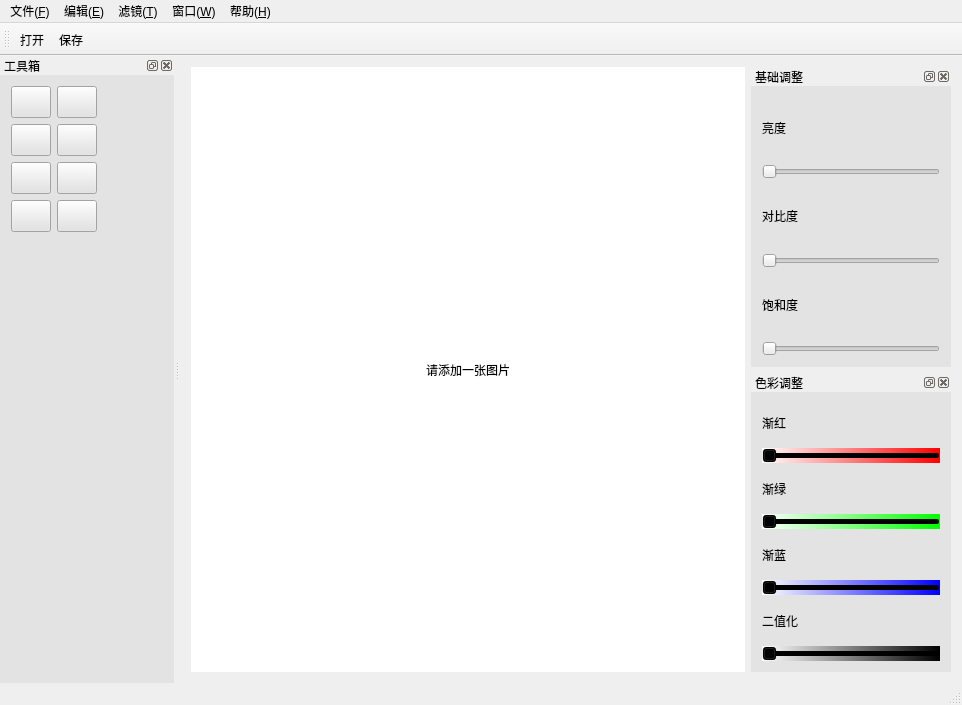
<?xml version="1.0" encoding="UTF-8"?>
<ui version="4.0">
 <class>MainWindow</class>
 <widget class="QMainWindow" name="MainWindow">
  <property name="geometry">
   <rect>
    <x>0</x>
    <y>0</y>
    <width>962</width>
    <height>705</height>
   </rect>
  </property>
  <property name="windowTitle">
   <string>MainWindow</string>
  </property>
  <widget class="QWidget" name="centralWidget">
   <layout class="QGridLayout" name="gridLayout">
    <item row="0" column="0">
     <layout class="QHBoxLayout" name="horizontalLayout" stretch="8,2">
      <item>
       <widget class="QLabel" name="label">
        <property name="styleSheet">
         <string notr="true">QLabel{
background-color: rgb(255, 255, 255);
}</string>
        </property>
        <property name="text">
         <string>请添加一张图片</string>
        </property>
        <property name="alignment">
         <set>Qt::AlignCenter</set>
        </property>
       </widget>
      </item>
      <item>
       <layout class="QVBoxLayout" name="verticalLayout_3">
        <item>
         <widget class="QDockWidget" name="dockWidget_3">
          <property name="minimumSize">
           <size>
            <width>200</width>
            <height>172</height>
           </size>
          </property>
          <property name="styleSheet">
           <string notr="true">background-color: rgb(227, 227, 227);

</string>
          </property>
          <property name="windowTitle">
           <string>基础调整</string>
          </property>
          <widget class="QWidget" name="dockWidgetContents_3">
           <layout class="QVBoxLayout" name="verticalLayout">
            <item>
             <widget class="QLabel" name="label_9">
              <property name="text">
               <string>亮度</string>
              </property>
             </widget>
            </item>
            <item>
             <widget class="QSlider" name="horizontalSlider">
              <property name="orientation">
               <enum>Qt::Horizontal</enum>
              </property>
             </widget>
            </item>
            <item>
             <widget class="QLabel" name="label_10">
              <property name="text">
               <string>对比度</string>
              </property>
             </widget>
            </item>
            <item>
             <widget class="QSlider" name="horizontalSlider_2">
              <property name="orientation">
               <enum>Qt::Horizontal</enum>
              </property>
             </widget>
            </item>
            <item>
             <widget class="QLabel" name="label_11">
              <property name="text">
               <string>饱和度</string>
              </property>
             </widget>
            </item>
            <item>
             <widget class="QSlider" name="horizontalSlider_3">
              <property name="styleSheet">
               <string notr="true"/>
              </property>
              <property name="orientation">
               <enum>Qt::Horizontal</enum>
              </property>
             </widget>
            </item>
           </layout>
          </widget>
         </widget>
        </item>
        <item>
         <widget class="QDockWidget" name="dockWidget_5">
          <property name="minimumSize">
           <size>
            <width>200</width>
            <height>218</height>
           </size>
          </property>
          <property name="styleSheet">
           <string notr="true">background-color: rgb(227, 227, 227);</string>
          </property>
          <property name="windowTitle">
           <string>色彩调整</string>
          </property>
          <widget class="QWidget" name="dockWidgetContents_7">
           <layout class="QVBoxLayout" name="verticalLayout_2">
            <item>
             <widget class="QLabel" name="label_12">
              <property name="text">
               <string>渐红</string>
              </property>
             </widget>
            </item>
            <item>
             <widget class="QSlider" name="horizontalSlider_4">
              <property name="styleSheet">
               <string notr="true">
background-color: qlineargradient(spread:pad, x1:0, y1:0, x2:1, y2:0, stop:0 rgba(255, 255, 255, 255), stop:1 rgba(255, 0, 0, 255));</string>
              </property>
              <property name="orientation">
               <enum>Qt::Horizontal</enum>
              </property>
             </widget>
            </item>
            <item>
             <widget class="QLabel" name="label_13">
              <property name="text">
               <string>渐绿</string>
              </property>
             </widget>
            </item>
            <item>
             <widget class="QSlider" name="horizontalSlider_5">
              <property name="styleSheet">
               <string notr="true">background-color: qlineargradient(spread:pad, x1:0, y1:0, x2:1, y2:0, stop:0 rgba(255, 255, 255, 255), stop:1 rgba(0, 255, 0, 255));</string>
              </property>
              <property name="orientation">
               <enum>Qt::Horizontal</enum>
              </property>
             </widget>
            </item>
            <item>
             <widget class="QLabel" name="label_14">
              <property name="text">
               <string>渐蓝</string>
              </property>
             </widget>
            </item>
            <item>
             <widget class="QSlider" name="horizontalSlider_6">
              <property name="styleSheet">
               <string notr="true">background-color: qlineargradient(spread:pad, x1:0, y1:0, x2:1, y2:0, stop:0 rgba(255, 255, 255, 255), stop:1 rgba(0, 0, 255, 255));</string>
              </property>
              <property name="orientation">
               <enum>Qt::Horizontal</enum>
              </property>
             </widget>
            </item>
            <item>
             <widget class="QLabel" name="label_15">
              <property name="text">
               <string>二值化</string>
              </property>
             </widget>
            </item>
            <item>
             <widget class="QSlider" name="horizontalSlider_7">
              <property name="styleSheet">
               <string notr="true">background-color: qlineargradient(spread:pad, x1:0, y1:0, x2:1, y2:0, stop:0 rgba(255, 255, 255, 255), stop:1 rgba(0, 0, 0, 255));</string>
              </property>
              <property name="orientation">
               <enum>Qt::Horizontal</enum>
              </property>
             </widget>
            </item>
           </layout>
          </widget>
         </widget>
        </item>
       </layout>
      </item>
     </layout>
    </item>
   </layout>
  </widget>
  <widget class="QMenuBar" name="menuBar">
   <property name="geometry">
    <rect>
     <x>0</x>
     <y>0</y>
     <width>962</width>
     <height>23</height>
    </rect>
   </property>
   <widget class="QMenu" name="menu">
    <property name="title">
     <string>文件(&amp;F)</string>
    </property>
    <addaction name="action_Ctrl_O"/>
    <addaction name="action_Ctrl_S"/>
   </widget>
   <widget class="QMenu" name="menu_E">
    <property name="title">
     <string>编辑(&amp;E)</string>
    </property>
   </widget>
   <widget class="QMenu" name="menu_T">
    <property name="title">
     <string>滤镜(&amp;T)</string>
    </property>
    <addaction name="action_8"/>
   </widget>
   <widget class="QMenu" name="menu_W">
    <property name="title">
     <string>窗口(&amp;W)</string>
    </property>
    <addaction name="action_5"/>
    <addaction name="action_6"/>
    <addaction name="action_7"/>
   </widget>
   <widget class="QMenu" name="menu_H">
    <property name="title">
     <string>帮助(&amp;H)</string>
    </property>
    <addaction name="action_English"/>
    <addaction name="action_4"/>
   </widget>
   <addaction name="menu"/>
   <addaction name="menu_E"/>
   <addaction name="menu_T"/>
   <addaction name="menu_W"/>
   <addaction name="menu_H"/>
  </widget>
  <widget class="QToolBar" name="mainToolBar">
   <attribute name="toolBarArea">
    <enum>TopToolBarArea</enum>
   </attribute>
   <attribute name="toolBarBreak">
    <bool>false</bool>
   </attribute>
   <addaction name="openfile"/>
   <addaction name="savefile"/>
  </widget>
  <widget class="QStatusBar" name="statusBar"/>
  <widget class="QDockWidget" name="dockWidget">
   <property name="minimumSize">
    <size>
     <width>174</width>
     <height>261</height>
    </size>
   </property>
   <property name="styleSheet">
    <string notr="true">background-color: rgb(227, 227, 227);</string>
   </property>
   <property name="windowTitle">
    <string>工具箱</string>
   </property>
   <attribute name="dockWidgetArea">
    <number>1</number>
   </attribute>
   <widget class="QWidget" name="dockWidgetContents">
    <layout class="QFormLayout" name="formLayout">
     <item row="0" column="0">
      <widget class="QPushButton" name="pushButton_7">
       <property name="sizePolicy">
        <sizepolicy hsizetype="Preferred" vsizetype="Preferred">
         <horstretch>0</horstretch>
         <verstretch>0</verstretch>
        </sizepolicy>
       </property>
       <property name="minimumSize">
        <size>
         <width>32</width>
         <height>32</height>
        </size>
       </property>
       <property name="styleSheet">
        <string notr="true">border-image: url(:/image/anticlockwise.png);</string>
       </property>
       <property name="text">
        <string/>
       </property>
       <property name="iconSize">
        <size>
         <width>32</width>
         <height>32</height>
        </size>
       </property>
      </widget>
     </item>
     <item row="0" column="1">
      <widget class="QPushButton" name="pushButton_8">
       <property name="sizePolicy">
        <sizepolicy hsizetype="Fixed" vsizetype="Fixed">
         <horstretch>0</horstretch>
         <verstretch>0</verstretch>
        </sizepolicy>
       </property>
       <property name="minimumSize">
        <size>
         <width>32</width>
         <height>32</height>
        </size>
       </property>
       <property name="styleSheet">
        <string notr="true">border-image: url(:/image/clockwise.png);</string>
       </property>
       <property name="text">
        <string/>
       </property>
      </widget>
     </item>
     <item row="1" column="0">
      <widget class="QPushButton" name="pushButton">
       <property name="sizePolicy">
        <sizepolicy hsizetype="Preferred" vsizetype="Preferred">
         <horstretch>0</horstretch>
         <verstretch>0</verstretch>
        </sizepolicy>
       </property>
       <property name="minimumSize">
        <size>
         <width>32</width>
         <height>32</height>
        </size>
       </property>
       <property name="styleSheet">
        <string notr="true">border-image: url(:/image/flip2.png);</string>
       </property>
       <property name="text">
        <string/>
       </property>
      </widget>
     </item>
     <item row="1" column="1">
      <widget class="QPushButton" name="pushButton_2">
       <property name="sizePolicy">
        <sizepolicy hsizetype="Fixed" vsizetype="Fixed">
         <horstretch>0</horstretch>
         <verstretch>0</verstretch>
        </sizepolicy>
       </property>
       <property name="minimumSize">
        <size>
         <width>32</width>
         <height>32</height>
        </size>
       </property>
       <property name="styleSheet">
        <string notr="true">border-image: url(:/image/flip1.png);</string>
       </property>
       <property name="text">
        <string/>
       </property>
      </widget>
     </item>
     <item row="2" column="0">
      <widget class="QPushButton" name="pushButton_3">
       <property name="sizePolicy">
        <sizepolicy hsizetype="Preferred" vsizetype="Preferred">
         <horstretch>0</horstretch>
         <verstretch>0</verstretch>
        </sizepolicy>
       </property>
       <property name="minimumSize">
        <size>
         <width>32</width>
         <height>32</height>
        </size>
       </property>
       <property name="styleSheet">
        <string notr="true">border-image: url(:/image/fd.png);</string>
       </property>
       <property name="text">
        <string/>
       </property>
      </widget>
     </item>
     <item row="2" column="1">
      <widget class="QPushButton" name="pushButton_4">
       <property name="sizePolicy">
        <sizepolicy hsizetype="Fixed" vsizetype="Fixed">
         <horstretch>0</horstretch>
         <verstretch>0</verstretch>
        </sizepolicy>
       </property>
       <property name="minimumSize">
        <size>
         <width>32</width>
         <height>32</height>
        </size>
       </property>
       <property name="styleSheet">
        <string notr="true">border-image: url(:/image/sx.png);</string>
       </property>
       <property name="text">
        <string/>
       </property>
      </widget>
     </item>
     <item row="3" column="0">
      <widget class="QPushButton" name="pushButton_5">
       <property name="sizePolicy">
        <sizepolicy hsizetype="Preferred" vsizetype="Preferred">
         <horstretch>0</horstretch>
         <verstretch>0</verstretch>
        </sizepolicy>
       </property>
       <property name="minimumSize">
        <size>
         <width>32</width>
         <height>32</height>
        </size>
       </property>
       <property name="styleSheet">
        <string notr="true">border-image: url(:/image/wise.png);</string>
       </property>
       <property name="text">
        <string/>
       </property>
       <property name="iconSize">
        <size>
         <width>32</width>
         <height>32</height>
        </size>
       </property>
      </widget>
     </item>
     <item row="3" column="1">
      <widget class="QPushButton" name="pushButton_6">
       <property name="sizePolicy">
        <sizepolicy hsizetype="Fixed" vsizetype="Fixed">
         <horstretch>0</horstretch>
         <verstretch>0</verstretch>
        </sizepolicy>
       </property>
       <property name="minimumSize">
        <size>
         <width>32</width>
         <height>32</height>
        </size>
       </property>
       <property name="styleSheet">
        <string notr="true">border-image: url(:/image/close.png);</string>
       </property>
       <property name="text">
        <string/>
       </property>
       <property name="iconSize">
        <size>
         <width>32</width>
         <height>32</height>
        </size>
       </property>
      </widget>
     </item>
    </layout>
   </widget>
  </widget>
  <action name="openfile">
   <property name="icon">
    <iconset>
     <normaloff>:/image/filenew.png</normaloff>:/image/filenew.png</iconset>
   </property>
   <property name="text">
    <string>打开</string>
   </property>
   <property name="shortcut">
    <string>Ctrl+O</string>
   </property>
  </action>
  <action name="savefile">
   <property name="icon">
    <iconset>
     <normaloff>:/image/fileopen.png</normaloff>:/image/fileopen.png</iconset>
   </property>
   <property name="text">
    <string>保存</string>
   </property>
   <property name="shortcut">
    <string>Ctrl+S</string>
   </property>
  </action>
  <action name="action_Ctrl_O">
   <property name="icon">
    <iconset>
     <normaloff>:/image/filenew.png</normaloff>:/image/filenew.png</iconset>
   </property>
   <property name="text">
    <string>打开文件(Ctrl+O)</string>
   </property>
  </action>
  <action name="action_Ctrl_S">
   <property name="icon">
    <iconset>
     <normaloff>:/image/fileopen.png</normaloff>:/image/fileopen.png</iconset>
   </property>
   <property name="text">
    <string>保存(Ctrl+S)</string>
   </property>
  </action>
  <action name="action">
   <property name="icon">
    <iconset>
     <normaloff>:/image/sc.png</normaloff>:/image/sc.png</iconset>
   </property>
   <property name="text">
    <string>基础调整</string>
   </property>
  </action>
  <action name="action_2">
   <property name="icon">
    <iconset>
     <normaloff>:/image/jc.png</normaloff>:/image/jc.png</iconset>
   </property>
   <property name="text">
    <string>色彩调整</string>
   </property>
  </action>
  <action name="action_3">
   <property name="icon">
    <iconset>
     <normaloff>:/image/Toggles_24px_1194089_easyicon.net.png</normaloff>:/image/Toggles_24px_1194089_easyicon.net.png</iconset>
   </property>
   <property name="text">
    <string>工具箱</string>
   </property>
  </action>
  <action name="action_English">
   <property name="text">
    <string>English</string>
   </property>
  </action>
  <action name="action_4">
   <property name="text">
    <string>中文</string>
   </property>
  </action>
  <action name="action_5">
   <property name="text">
    <string>显示工具箱</string>
   </property>
  </action>
  <action name="action_6">
   <property name="text">
    <string>显示基础调整</string>
   </property>
  </action>
  <action name="action_7">
   <property name="text">
    <string>显示色彩调整</string>
   </property>
  </action>
  <action name="action_8">
   <property name="text">
    <string>灰度化</string>
   </property>
  </action>
 </widget>
 <layoutdefault spacing="6" margin="11"/>
 <resources/>
 <connections/>
</ui>
